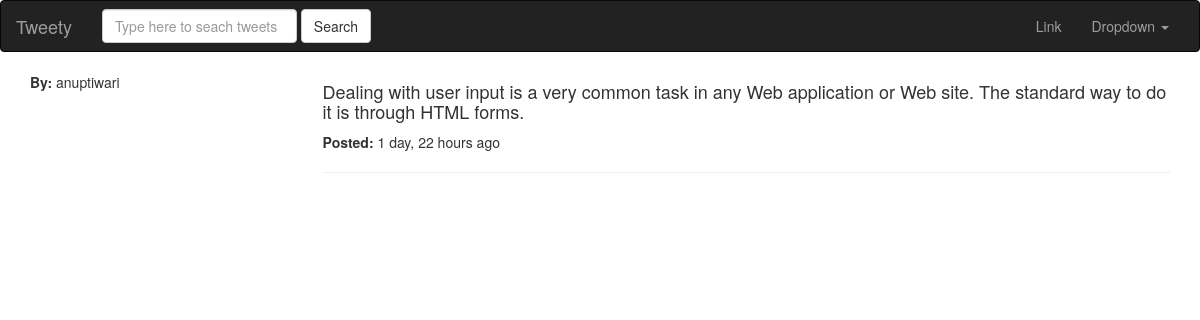
/tweet/1/, run on the app's committed database.
### tweets/models.py (models this page shows, shortened)
class Tweet(models.Model):
    author    = models.ForeignKey(settings.AUTH_USER_MODEL)
    tweetText = models.CharField(max_length=140, validators=[validateTweetText])
    updated   = models.DateTimeField(auto_now=True)
    timestamp = models.DateTimeField(auto_now_add=True)

### tweets/views.py (the view)
# urls.py: url(r'^(?P<pk>\d+)/$', TweetDetailView.as_view(), name='tweetDetailView'),
class TweetDetailView(DetailView):
    template_name = 'tweets/detailView.html'
    queryset = Tweet.objects.all()
    def get_object(self):
        print(self.kwargs)
        pk = self.kwargs.get("pk")
        obj = get_object_or_404(Tweet, id=pk)
        return obj
    def get_context_data(self, *args, **kwargs):
        context = super(TweetDetailView, self).get_context_data(*args, **kwargs)
        return context

### tweets/templates/tweets/detailView.html (shortened to what this page needs)
{% extends 'base.html' %}
{% block content %}
<div class="row">
    <div class="col-sm-3 col-xs-12">
        <strong>By: </strong> {{ object.author }}
    </div>
    <div class="col-sm-9 col-xs-12">
        <h4>{{ object.tweetText }}</h4>
        <strong>Posted: </strong>{{ object.timestamp|timesince }} ago<hr>
    </div>
</div>
{% endblock content %}

### data on the page
Tweet: author "anuptiwari", tweetText "Dealing with user input is a very common task in any Web application or Web site. The standard way to do it is through HTML forms.", timestamp "1 day, 22 hours"
